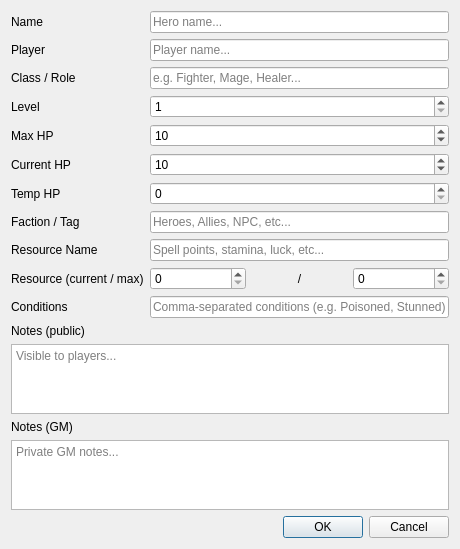
<?xml version="1.0" encoding="UTF-8"?>
<ui version="4.0">
 <class>HeroEditorDialog</class>
 <widget class="QDialog" name="HeroEditorDialog">
  <property name="geometry">
   <rect>
    <x>0</x>
    <y>0</y>
    <width>460</width>
    <height>527</height>
   </rect>
  </property>
  <property name="windowTitle">
   <string>Edit Hero</string>
  </property>
  <layout class="QVBoxLayout" name="verticalLayout_main">
   <item>
    <layout class="QGridLayout" name="gridLayout_form">
     <item row="0" column="1">
      <widget class="QLineEdit" name="lineEdit_name">
       <property name="placeholderText">
        <string>Hero name...</string>
       </property>
      </widget>
     </item>
     <item row="9" column="0">
      <widget class="QLabel" name="label_res_name">
       <property name="text">
        <string>Resource Name</string>
       </property>
      </widget>
     </item>
     <item row="1" column="1">
      <widget class="QLineEdit" name="lineEdit_player">
       <property name="placeholderText">
        <string>Player name...</string>
       </property>
      </widget>
     </item>
     <item row="7" column="0">
      <widget class="QLabel" name="label_temp_hp">
       <property name="text">
        <string>Temp HP</string>
       </property>
      </widget>
     </item>
     <item row="0" column="0">
      <widget class="QLabel" name="label_name">
       <property name="text">
        <string>Name</string>
       </property>
      </widget>
     </item>
     <item row="9" column="1">
      <widget class="QLineEdit" name="lineEdit_resource_name">
       <property name="placeholderText">
        <string>Spell points, stamina, luck, etc...</string>
       </property>
      </widget>
     </item>
     <item row="10" column="0">
      <widget class="QLabel" name="label_res_values">
       <property name="text">
        <string>Resource (current / max)</string>
       </property>
      </widget>
     </item>
     <item row="6" column="0">
      <widget class="QLabel" name="label_hp_current">
       <property name="text">
        <string>Current HP</string>
       </property>
      </widget>
     </item>
     <item row="5" column="0">
      <widget class="QLabel" name="label_hp_max">
       <property name="text">
        <string>Max HP</string>
       </property>
      </widget>
     </item>
     <item row="10" column="1">
      <layout class="QHBoxLayout" name="horizontalLayout_resource">
       <item>
        <widget class="QSpinBox" name="spinBox_resource_current">
         <property name="minimum">
          <number>0</number>
         </property>
         <property name="maximum">
          <number>999</number>
         </property>
         <property name="value">
          <number>0</number>
         </property>
        </widget>
       </item>
       <item>
        <widget class="QLabel" name="label_res_slash">
         <property name="text">
          <string>/</string>
         </property>
         <property name="alignment">
          <set>Qt::AlignmentFlag::AlignCenter</set>
         </property>
        </widget>
       </item>
       <item>
        <widget class="QSpinBox" name="spinBox_resource_max">
         <property name="minimum">
          <number>0</number>
         </property>
         <property name="maximum">
          <number>999</number>
         </property>
         <property name="value">
          <number>0</number>
         </property>
        </widget>
       </item>
      </layout>
     </item>
     <item row="2" column="1">
      <widget class="QLineEdit" name="lineEdit_class">
       <property name="placeholderText">
        <string>e.g. Fighter, Mage, Healer...</string>
       </property>
      </widget>
     </item>
     <item row="11" column="1">
      <widget class="QLineEdit" name="lineEdit_conditions">
       <property name="placeholderText">
        <string>Comma-separated conditions (e.g. Poisoned, Stunned)</string>
       </property>
      </widget>
     </item>
     <item row="5" column="1">
      <widget class="QSpinBox" name="spinBox_hp_max">
       <property name="minimum">
        <number>1</number>
       </property>
       <property name="maximum">
        <number>999</number>
       </property>
       <property name="value">
        <number>10</number>
       </property>
      </widget>
     </item>
     <item row="2" column="0">
      <widget class="QLabel" name="label_class">
       <property name="text">
        <string>Class / Role</string>
       </property>
      </widget>
     </item>
     <item row="6" column="1">
      <widget class="QSpinBox" name="spinBox_hp_current">
       <property name="minimum">
        <number>0</number>
       </property>
       <property name="maximum">
        <number>999</number>
       </property>
       <property name="value">
        <number>10</number>
       </property>
      </widget>
     </item>
     <item row="4" column="1">
      <widget class="QSpinBox" name="spinBox_level">
       <property name="minimum">
        <number>1</number>
       </property>
       <property name="maximum">
        <number>50</number>
       </property>
       <property name="value">
        <number>1</number>
       </property>
      </widget>
     </item>
     <item row="4" column="0">
      <widget class="QLabel" name="label_level">
       <property name="text">
        <string>Level</string>
       </property>
      </widget>
     </item>
     <item row="7" column="1">
      <widget class="QSpinBox" name="spinBox_temp_hp">
       <property name="minimum">
        <number>0</number>
       </property>
       <property name="maximum">
        <number>999</number>
       </property>
       <property name="value">
        <number>0</number>
       </property>
      </widget>
     </item>
     <item row="11" column="0">
      <widget class="QLabel" name="label_conditions">
       <property name="text">
        <string>Conditions</string>
       </property>
      </widget>
     </item>
     <item row="1" column="0">
      <widget class="QLabel" name="label_player">
       <property name="text">
        <string>Player</string>
       </property>
      </widget>
     </item>
     <item row="8" column="0">
      <widget class="QLabel" name="label_faction">
       <property name="text">
        <string>Faction / Tag</string>
       </property>
      </widget>
     </item>
     <item row="8" column="1">
      <widget class="QLineEdit" name="lineEdit_faction">
       <property name="placeholderText">
        <string>Heroes, Allies, NPC, etc...</string>
       </property>
      </widget>
     </item>
    </layout>
   </item>
   <item>
    <widget class="QLabel" name="label_notes_public">
     <property name="text">
      <string>Notes (public)</string>
     </property>
    </widget>
   </item>
   <item>
    <widget class="QTextEdit" name="textEdit_notes_public">
     <property name="placeholderText">
      <string>Visible to players...</string>
     </property>
    </widget>
   </item>
   <item>
    <widget class="QLabel" name="label_notes_gm">
     <property name="text">
      <string>Notes (GM)</string>
     </property>
    </widget>
   </item>
   <item>
    <widget class="QTextEdit" name="textEdit_notes_gm">
     <property name="placeholderText">
      <string>Private GM notes...</string>
     </property>
    </widget>
   </item>
   <item>
    <widget class="QDialogButtonBox" name="buttonBox">
     <property name="standardButtons">
      <set>QDialogButtonBox::StandardButton::Cancel|QDialogButtonBox::StandardButton::Ok</set>
     </property>
    </widget>
   </item>
  </layout>
 </widget>
 <resources/>
 <connections>
  <connection>
   <sender>buttonBox</sender>
   <signal>accepted()</signal>
   <receiver>HeroEditorDialog</receiver>
   <slot>accept()</slot>
   <hints>
    <hint type="sourcelabel">
     <x>248</x>
     <y>480</y>
    </hint>
    <hint type="destinationlabel">
     <x>248</x>
     <y>260</y>
    </hint>
   </hints>
  </connection>
  <connection>
   <sender>buttonBox</sender>
   <signal>rejected()</signal>
   <receiver>HeroEditorDialog</receiver>
   <slot>reject()</slot>
   <hints>
    <hint type="sourcelabel">
     <x>248</x>
     <y>480</y>
    </hint>
    <hint type="destinationlabel">
     <x>248</x>
     <y>260</y>
    </hint>
   </hints>
  </connection>
 </connections>
</ui>
